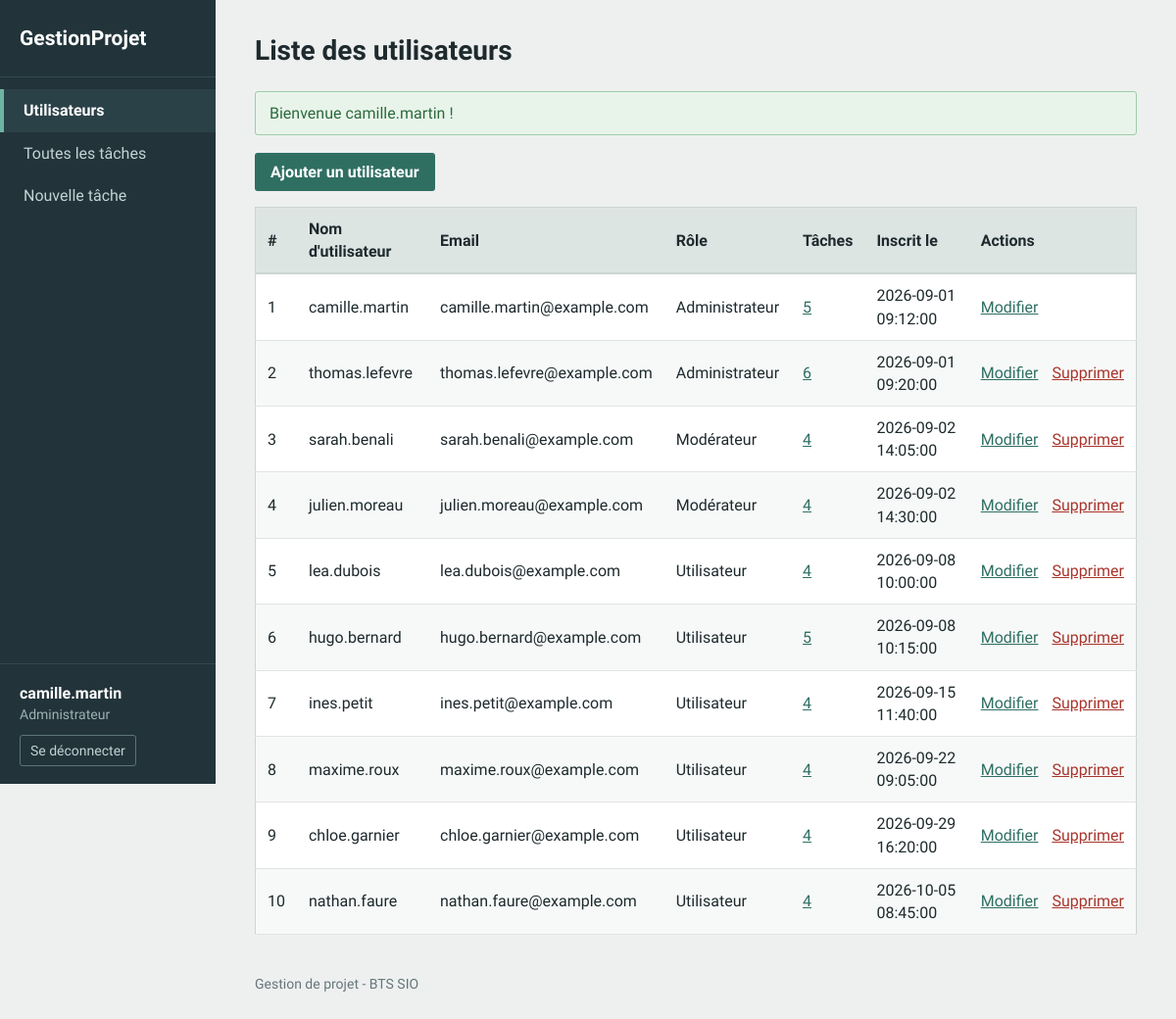
/index.php (signed in), run on the app's committed database.
### tables this page shows
CREATE TABLE users (
    id INT AUTO_INCREMENT PRIMARY KEY,
    username VARCHAR(50) NOT NULL UNIQUE,
    email VARCHAR(100) NOT NULL UNIQUE,
    password VARCHAR(255) NOT NULL,
    role_id INT,
    created_at TIMESTAMP DEFAULT CURRENT_TIMESTAMP,
    FOREIGN KEY (role_id) REFERENCES roles(id)
);

CREATE TABLE roles (
    id INT AUTO_INCREMENT PRIMARY KEY,
    name VARCHAR(50) NOT NULL
);

### include/auth.php (called while the page is built, shortened)
<?php
function estAdmin() {
    if (isset($_SESSION['role']) && $_SESSION['role'] == 'Administrateur') {
        return true;
    }
    return false;
}

### include/users.php (called while the page is built, shortened)
<?php
function getUsers($pdo) {
    $sql = "SELECT users.id, users.username, users.email, users.created_at, roles.name AS role,
                   (SELECT COUNT(*) FROM tasks WHERE tasks.user_id = users.id) AS nb_taches
            FROM users
            LEFT JOIN roles ON users.role_id = roles.id
            ORDER BY users.id";
    $requete = $pdo->prepare($sql);
    $requete->execute();
    return $requete->fetchAll();
}

### index.php (the view, shortened to what this page needs)
<?php
require 'include/bdd.php';
require 'include/auth.php';
require 'include/users.php';
$utilisateurs = getUsers($pdo);
$titre = 'Liste des utilisateurs';
require 'header.php';
?>
<p><a class="btn" href="addUser.php">Ajouter un utilisateur</a></p>
<table>
    <thead>
        <tr>
            <th>#</th>
            <th>Nom d'utilisateur</th>
            <th>Email</th>
            <th>Rôle</th>
            <th>Tâches</th>
            <th>Inscrit le</th>
            <th>Actions</th>
        </tr>
    </thead>
    <tbody>
    <?php foreach ($utilisateurs as $u) { ?>
        <tr>
            <td><?php echo $u['id']; ?></td>
            <td><?php echo htmlspecialchars($u['username']); ?></td>
            <td><?php echo htmlspecialchars($u['email']); ?></td>
            <td><?php if ($u['role'] != null) { echo htmlspecialchars($u['role']); } else { echo 'Aucun'; } ?></td>
            <td><a href="allTasks.php?user_id=<?php echo $u['id']; ?>"><?php echo $u['nb_taches']; ?></a></td>
            <td><?php echo $u['created_at']; ?></td>
            <td>
                <a href="editUser.php?id=<?php echo $u['id']; ?>">Modifier</a>
                <?php
                if ($u['id'] != $_SESSION['user_id']) { ?>
                    <form method="post" action="deleteUser.php" class="inline" onsubmit="return confirm('Supprimer cet utilisateur et toutes ses tâches ?');">
                        <button type="submit" class="lien-danger">Supprimer</button>
                    </form>
                <?php } ?>
            </td>
        </tr>
    <?php } ?>
    </tbody>
</table>
<?php require 'footer.php'; ?>

### header.php (shortened to what this page needs)
<?php
$page = basename($_SERVER['PHP_SELF']);
$classeUtilisateurs = '';
if ($page == 'index.php' || $page == 'addUser.php' || $page == 'editUser.php') {
    $classeUtilisateurs = 'actif';
}
$classeTaches = '';
$classeNouvelleTache = '';
$classePage = 'page';
?>
<!DOCTYPE html>
<html lang="fr">
<head>
    <link rel="stylesheet" href="style.css?v=<?php echo filemtime('style.css'); ?>">
</head>
<body>
<div class="<?php echo $classePage; ?>">
<?php if (isset($_SESSION['user_id'])) { ?>
    <aside class="menu">
        <a class="logo" href="allTasks.php">GestionProjet</a>
        <nav>
            <?php if (estAdmin()) { ?>
                <a href="index.php" class="<?php echo $classeUtilisateurs; ?>">Utilisateurs</a>
            <?php } ?>
            <?php if (estAdmin() || estModerateur()) { ?>
                <a href="allTasks.php" class="<?php echo $classeTaches; ?>">Toutes les tâches</a>
            <?php } else { ?>
                <a href="allTasks.php" class="<?php echo $classeTaches; ?>">Mes tâches</a>
            <?php } ?>
            <a href="addTask.php" class="<?php echo $classeNouvelleTache; ?>">Nouvelle tâche</a>
        </nav>
        <div class="compte">
            <strong><?php echo htmlspecialchars($_SESSION['username']); ?></strong>
            <span><?php echo htmlspecialchars($_SESSION['role']); ?></span>
            <form method="post" action="logout.php">
                <button type="submit" class="btn-deconnexion">Se déconnecter</button>
            </form>
        </div>
    </aside>
<?php } ?>
<main>
    <h1><?php echo htmlspecialchars($titre); ?></h1>
    <?php
    if (isset($_SESSION['message'])) {
        echo '<p class="flash ' . $_SESSION['type_message'] . '">' . htmlspecialchars($_SESSION['message']) . '</p>';
    }
    ?>

### footer.php
    <footer>Gestion de projet - BTS SIO</footer>
</main>
</div>
</body>
</html>

### style.css (style rules this page uses)
:root { --menu: #22343a; --vert: #2f6f62; --vert-fonce: #24574d; --fond: #edf0ef; --texte: #1e2a2d; --gris: #66757a; --bordure: #ccd5d3; --rouge: #a8352c; }
* { box-sizing: border-box; }
body { margin: 0; font-family: "Source Sans 3", Arial, sans-serif; font-size: 16px; line-height: 1.45; background: var(--fond); color: var(--texte); }
a { color: var(--vert); }
h1 { margin: 0 0 20px; font-size: 28px; }
.page { display: flex; min-height: 100vh; }
main { flex: 1; min-width: 0; padding: 32px 40px; max-width: 1150px; }
.menu { width: 220px; flex-shrink: 0; background: var(--menu); color: #fff; display: flex; flex-direction: column; position: sticky; top: 0; height: 100vh; }
.logo { display: block; padding: 24px 20px; color: #fff; font-size: 21px; font-weight: 700; text-decoration: none; border-bottom: 1px solid #34494f; }
.menu nav { padding: 12px 0; }
.menu nav a { display: block; padding: 10px 20px; color: #c5d2d4; text-decoration: none; border-left: 4px solid transparent; }
.menu nav a.actif { background: #2b4148; color: #fff; font-weight: 600; border-left-color: #6fb3a3; }
.compte { margin-top: auto; padding: 18px 20px; border-top: 1px solid #34494f; }
.compte strong { display: block; }
.compte span { display: block; color: #9fb1b4; font-size: 14px; margin-bottom: 10px; }
.btn-deconnexion { background: none; border: 1px solid #5d7479; color: #c5d2d4; padding: 5px 10px; border-radius: 3px; font: inherit; font-size: 14px; cursor: pointer; }
.btn { display: inline-block; padding: 8px 16px; background: var(--vert); color: #fff; border: none; border-radius: 3px; font: inherit; font-weight: 600; text-decoration: none; cursor: pointer; }
.inline { display: inline; }
.lien-danger { background: none; border: none; padding: 0; color: var(--rouge); font: inherit; text-decoration: underline; cursor: pointer; }
td a { margin-right: 10px; }
td:last-child { white-space: nowrap; }
table { width: 100%; border-collapse: collapse; background: #fff; border: 1px solid var(--bordure); }
th, td { padding: 10px 12px; text-align: left; border-bottom: 1px solid #dfe5e3; }
th { background: #dde5e3; font-weight: 700; border-bottom: 2px solid var(--bordure); }
tbody tr:nth-child(even) { background: #f7f9f8; }
.flash { padding: 10px 14px; margin: 0 0 18px; border: 1px solid; border-radius: 3px; }
.flash.ok { color: #2c6a3c; background: #e8f4ea; border-color: #9fcca9; }
footer { margin-top: 40px; color: var(--gris); font-size: 14px; }

### data on the page
users: id "1", username "camille.martin", email "camille.martin@example.com", role.name "Administrateur", nb_taches "5", created_at "2026-09-01 09:12:00"
users: id "2", username "thomas.lefevre", email "thomas.lefevre@example.com", role.name "Administrateur", nb_taches "6", created_at "2026-09-01 09:20:00"
users: id "3", username "sarah.benali", email "sarah.benali@example.com", role.name "Modérateur", nb_taches "4", created_at "2026-09-02 14:05:00"
users: id "4", username "julien.moreau", email "julien.moreau@example.com", role.name "Modérateur", nb_taches "4", created_at "2026-09-02 14:30:00"
users: id "5", username "lea.dubois", email "lea.dubois@example.com", role.name "Utilisateur", nb_taches "4", created_at "2026-09-08 10:00:00"
users: id "6", username "hugo.bernard", email "hugo.bernard@example.com", role.name "Utilisateur", nb_taches "5", created_at "2026-09-08 10:15:00"
users: id "7", username "ines.petit", email "ines.petit@example.com", role.name "Utilisateur", nb_taches "4", created_at "2026-09-15 11:40:00"
users: id "8", username "maxime.roux", email "maxime.roux@example.com", role.name "Utilisateur", nb_taches "4", created_at "2026-09-22 09:05:00"
users: id "9", username "chloe.garnier", email "chloe.garnier@example.com", role.name "Utilisateur", nb_taches "4", created_at "2026-09-29 16:20:00"
users: id "10", username "nathan.faure", email "nathan.faure@example.com", role.name "Utilisateur", nb_taches "4", created_at "2026-10-05 08:45:00"

### other printed values
$_SESSION['username'] "camille.martin"
$_SESSION['role'] "Administrateur"
$titre "Liste des utilisateurs"
$_SESSION['message'] "Bienvenue camille.martin !"
